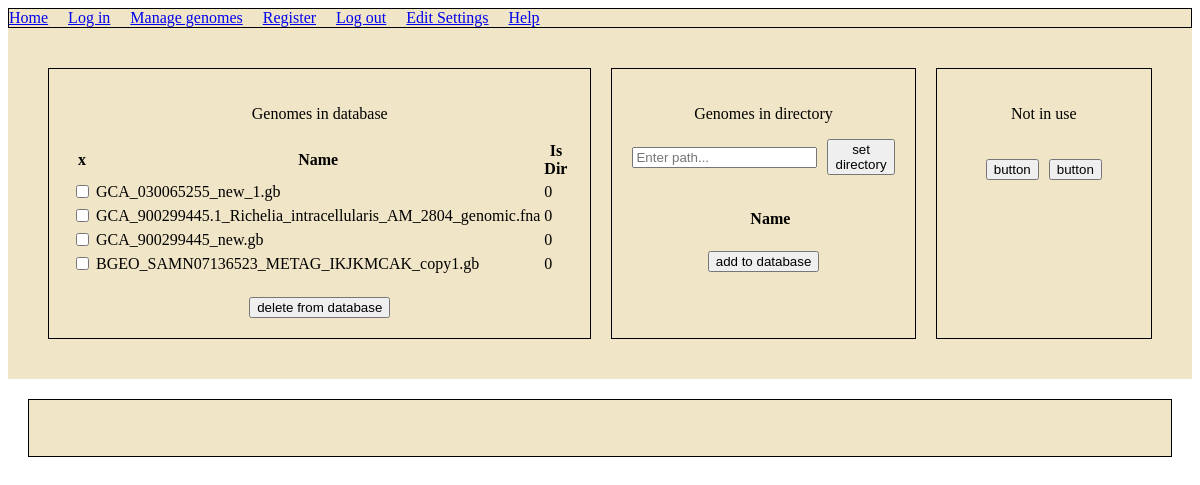
The page /managegenomes on the database as committed earlier.
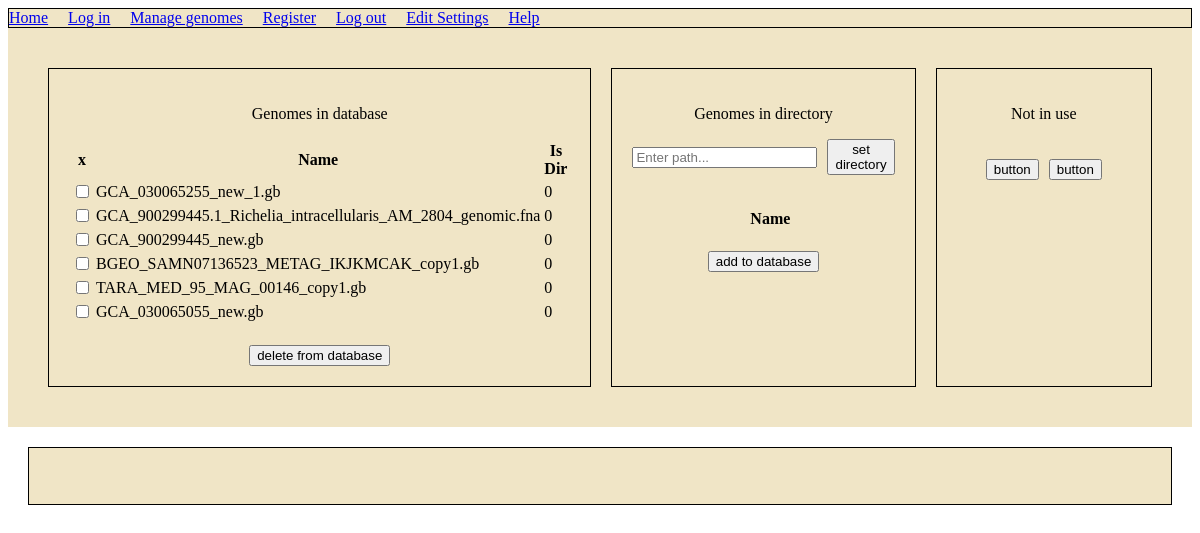
The same page on the database as committed later.
### event/models.py (models this page shows)
class genomeEntry(models.Model):
    name=models.CharField('name',max_length=120)
    path=models.CharField('path',max_length=120,default="-1")
    extra=models.CharField('extra',max_length=120)
    is_dir=models.CharField('is_dir',max_length=120,default=-1)
    description=models.TextField(blank=True)
    contigs_num=models.IntegerField('contigs_num',default=-1)
    genome_size=models.IntegerField('genome_size',default=-1)
    footprint_size=models.IntegerField('footprint_size',default=-1)
    button_analyse_isok=models.TextField('button_analyse_isok',default="red")
    button_prepare_isok=models.TextField('button_prepare_isok',default="red")
    button_blast_isok=models.TextField('button_blast_isok',default="red")
    button_blastanal_isok=models.TextField('button_blastanal_isok',default="red")
    button_footprints_isok=models.TextField('button_footprints_isok',default="red")
    button_analyse_results_isok=models.TextField('button_analyse_results_isok',default="red")
    files_num=models.IntegerField('files_num',default=-1)
    footprints=models.ManyToManyField(Footprint,blank=True)
    work_files_dir=models.CharField('work_files_dir',max_length=120,default="D:/workfiles/")
    concat_fasta_file=models.CharField('concat_fasta_file',max_length=120,default="")
    blast_results_file=models.CharField('blast_results_file',max_length=120,default="")
    blast_analysis_file=models.CharField('blast_analysis_file',max_length=120,default="")
    analysed_gb_files=models.CharField('analysed_gb_files',max_length=120,default="")
    is_list_csv_file=models.CharField('is_list_csv_file',max_length=120,default="")
    is_frequency_pic=models.CharField('is_frequency_pic',max_length=120,default="")
    def __str__(self):
	    return self.name

### event/views.py (the view)
# urls.py: path('managegenomes',views.managegenomes,name="managegenomes"),
def managegenomes(request):
    dbsquares = genomeEntry.objects.all()
    try:
        currendir_listing = os.listdir(request.user.userprofile.current_genome_dir)
    except:
        currendir_listing = []
    if request.method == 'POST':
        sent_action = request.POST.get('command')
        sent_answer = request.POST.get('answer')
        if sent_action == 'deletegenomes':
            print("sent_command deletegenomes")
            sent_answer = request.POST.get('answer').split(",")
            for i in sent_answer:
                genObj = genomeEntry.objects.filter(name=i).first()
                if genObj is not None:
                    genObj.delete()
            return render(request,'event/managegenomes.html',{'squaredb':dbsquares,'currentdir_listing':currendir_listing})
        if sent_action == 'addgenomes':
            print("sent_command addgenomes")
            sent_answer = request.POST.get('answer').split(",")
            for i in sent_answer:
                print(i)
                existing_entry = genomeEntry.objects.filter(name=i).first()
                if not existing_entry:
                    cleanedname=remove_extension(i)
                    if os.path.isdir(request.user.userprofile.current_genome_dir+"/"+i):
                        dirinput="1"
                    else:
                        dirinput="0"
                    my_work_files_dir=request.user.userprofile.work_files_dir+"/"+cleanedname
                    if not os.path.exists(my_work_files_dir):
                        os.makedirs(my_work_files_dir)
                    my_blast_files_dir=request.user.userprofile.blast_files_dir+"/"+cleanedname
                    if not os.path.exists(my_blast_files_dir):
                        os.makedirs(my_blast_files_dir)
                    genomeP = genomeEntry.objects.create(name=i, path=request.user.userprofile.current_genome_dir, extra='sea3', is_dir=dirinput,blast_results_file=my_blast_files_dir,work_files_dir=my_work_files_dir)
            return render(request,'event/managegenomes.html',{'squaredb':dbsquares,'currentdir_listing':currendir_listing})
        if sent_action == 'commitDirectory':
            print("sent_command commitdirectory")
            sent_path = request.POST.get('answer')
            print (sent_path)
            if os.path.isdir(sent_path):
                request.user.userprofile.current_genome_dir=sent_path
                currendir_listing = os.listdir(sent_path)
                request.user.userprofile.save()
            currendir_listing = os.listdir(request.user.userprofile.current_genome_dir)
            return render(request,'event/managegenomes.html',{'squaredb':dbsquares,'currentdir_listing':currendir_listing})
    else:
        return render(request,'event/managegenomes.html',{'squaredb':dbsquares,'currentdir_listing':currendir_listing})

### event/templates/event/managegenomes.html (shortened to what this page needs)
 {% extends 'event/base.html' %}
{% load static %}
{%block content%}
<!DOCTYPE html>
<html lang="en">
<head>
</head>
<body>
    <div class="header">
        <a class="nav-link" href="{% url 'home' %}">Home</a>&nbsp;&nbsp;&nbsp;&nbsp;
        <a class="nav-link" href="{% url 'login' %}">Log in</a>&nbsp;&nbsp;&nbsp;&nbsp;
        <a class="nav-link" href="{% url 'managegenomes' %}">Manage genomes</a>&nbsp;&nbsp;&nbsp;&nbsp;
          <a class="nav-link" href="{% url 'register_user' %}">Register</a>&nbsp;&nbsp;&nbsp;&nbsp;
          <a class="nav-link" href="{% url 'logout' %}">Log out</a>&nbsp;&nbsp;&nbsp;&nbsp;
          <a class="nav-link" href="{% url 'editSettings' %}"> Edit Settings</a>&nbsp;&nbsp;&nbsp;&nbsp;
          <a class="nav-link" href="{% url 'help' %}">Help</a>&nbsp;&nbsp;&nbsp;&nbsp;
    </div>
    <div class="container2">
        <div class="box2">
        <p>Genomes in database</p>
            <table id="example" class="table table-striped" style="width:100%">
                <thead>
                    <tr>
                      <th>x</th>
                        <th>Name</th>
                        <th>Is Dir</th>
                    </tr>
                </thead>
                <tbody>
                  {% for item in squaredb %}
                  <tr>
                    <td><input type="checkbox" name="{{ item }}" {% if item.is_checked %}checked{% endif %}></td>
                    <td> {{item.name}}</td>
                    <td> {{item.is_dir}}</td>
                  </tr>
                {% endfor %}
            </table>
            <div class="buttons">
                <button type="button" onclick="deleteGenome()">delete from database</button>
            </div>
        </div>
        <div class="box2">
            <p>Genomes in directory</p>
            <form method="post" id="question-form" action="" style="display: flex; align-items: center;">
                <input type="text" id="path-input" name="path" placeholder="Enter path..." style="display: inline-block; margin-right: 10px;">
                <button type="button" onclick="commitDirectory()" style="display: inline-block;">set directory</button>
            </form>
            <table id="example" class="table table-striped" style="width:100%">
                <thead>
                    <tr>
                      <th></th>
                        <th>Name</th>
                    </tr>
                </thead>
            </table>
            <div class="buttons">
                <button type="button" onclick="addGenomes()">add to database</button>
            </div>
        </div>
        <div class="box2">
            <p>Not in use</p>
            <div class="buttons">
                <button>button</button>
                <button>button</button>
            </div>
        </div>
    </div>
    <div class="footer">
    </div>
    </body>
</html>
{%endblock%}

Rows that differ between the two databases and show on the page:
added genomeEntry: name "TARA_MED_95_MAG_00146_copy1.gb", is_dir "0"
added genomeEntry: name "GCA_030065055_new.gb", is_dir "0"
